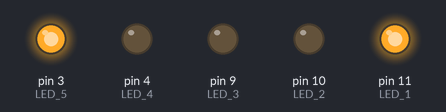
Bench run of a program on a simulated Arduino Uno, built with avr-gcc and run on an emulated ATmega328P. Parts: output pins drawn as LEDs (lit = HIGH).

Above: at 1.5 s.
At 3.2 s:
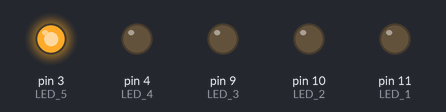
At 4.5 s:
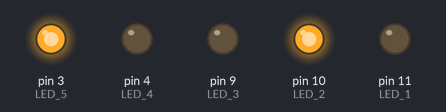
At 5.7 s:
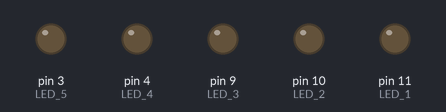
At 8.5 s:
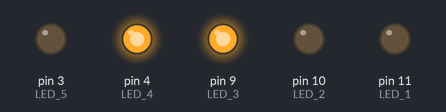
Timing chart, 0 to 14.7 s (numbered marks = the images above):
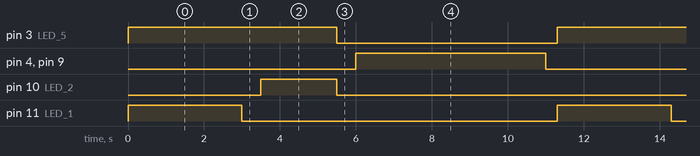

Measured:
- by itself, pin 3 (LED_5): alternates HIGH for 5.5 s and LOW for 5.8 s
- by itself, pin 4 (LED_4), pin 9 (LED_3): alternates HIGH for 5.0 s and LOW for 6.3 s
- by itself, pin 10 (LED_2): alternates HIGH for 2.0 s and LOW for 9.3 s
- by itself, pin 11 (LED_1): alternates HIGH for 3.0 s and LOW for 8.3 s

The program:

main.cpp
```cpp
#include <Arduino.h>
int LED_1 = 11;
int LED_2 = 10;
int LED_3 = 9;
int LED_4 = 4;
int LED_5 = 3;

void setup() {
   pinMode(LED_1,OUTPUT);
  pinMode(LED_2,OUTPUT);
  pinMode(LED_3,OUTPUT);
  pinMode(LED_4,OUTPUT);
  pinMode(LED_5,OUTPUT);
}

void loop() {
  digitalWrite(LED_1, HIGH);
  digitalWrite(LED_5, HIGH);
  delay(3000);
  digitalWrite(LED_1, LOW);
  delay(500);
  digitalWrite(LED_2, HIGH);
  delay(2000);
  digitalWrite(LED_2, LOW);
  digitalWrite(LED_5, LOW);
  delay(500);
  digitalWrite(LED_3, HIGH);
  digitalWrite(LED_4, HIGH);
  delay(5000);
  digitalWrite(LED_3, LOW);
  digitalWrite(LED_4, LOW);
  delay(300);
}
```
